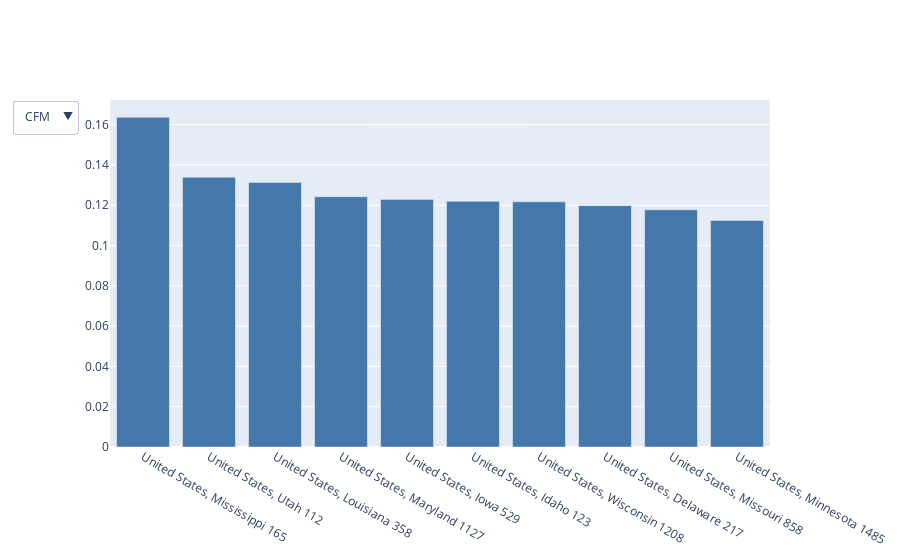

Notebook code for this chart:
### Code cell
import plotly.graph_objects as go
fig = go.Figure()
colors = ['#0000FF', '#FF0000', '#FFFF00', '#00FF00', '#800080']
fig.add_trace(go.Bar(
    x=location_grouped[location_grouped['location_users'].isin(list(cfm['location_users'][-10:]))].sort_values('is_cfm',ascending=False)['location_users'],
    y=location_grouped[location_grouped['location_users'].isin(list(cfm['location_users'][-10:]))].sort_values('is_cfm',ascending=False)['is_cfm'],
    name='CFM',
    marker_color='#4477AA'
))
fig.add_trace(go.Bar(
    x=location_grouped[location_grouped['location_users'].isin(list(exp['location_users'][-10:]))].sort_values('is_exp',ascending=False)['location_users'],
    y=location_grouped[location_grouped['location_users'].isin(list(exp['location_users'][-10:]))].sort_values('is_exp',ascending=False)['is_exp'],        
    name='EXP',
    visible=False,
    marker_color='#CCBB44'
))
fig.add_trace(go.Bar(
    x=location_grouped[location_grouped['location_users'].isin(list(xpl['location_users'][-10:]))].sort_values('is_xpl',ascending=False)['location_users'],
    y=location_grouped[location_grouped['location_users'].isin(list(xpl['location_users'][-10:]))].sort_values('is_xpl',ascending=False)['is_xpl'],
    name='XPL',
    visible=False,
    marker_color='#228833'
))
fig.add_trace(go.Bar(
    x=location_grouped[location_grouped['location_users'].isin(list(adv['location_users'][-10:]))].sort_values('is_adv',ascending=False)['location_users'],
    y=location_grouped[location_grouped['location_users'].isin(list(adv['location_users'][-10:]))].sort_values('is_adv',ascending=False)['is_adv'],
    name='ADV',
    visible=False,
    marker_color='#AA3377'
))
# create a dropdown menu to choose which category to show (default is overall)
fig.update_layout(
    updatemenus=[
        dict(
            active=0,
            buttons=list([
                dict(label="CFM",
                        method="update",
                        args=[{"visible": [True, False, False, False]},
                    ])
                    ,
                dict(label="EXP",
                        method="update",
                        args=[{"visible": [False, True, False, False]}
                           ]),
                dict(label="XPL",
                        method="update",
                        args=[{"visible": [False, False, True, False]}
                           ]),
                dict(label="ADV",
                        method="update",
                        args=[{"visible": [False, False, False, True]}
                            ]),
            ]), 
        )
    ])

fig.show()

### Figure 1 — Plotly figure (JSON) as saved in the notebook; plotly's stock layout.template omitted (floating-point values rounded to 4 significant figures)
{"data": [{"marker": {"color": "#4477AA"}, "name": "CFM", "type": "bar", "x": ["United States, Mississippi 165", "United States, Utah 112", "United States, Louisiana 358", "United States, Maryland 1127", "United States, Iowa 529", "United States, Idaho 123", "United States, Wisconsin 1208", "United States, Delaware 217", "United States, Missouri 858", "United States, Minnesota 1485"], "y": [0.1636, 0.1339, 0.1313, 0.1242, 0.1229, 0.122, 0.1217, 0.1198, 0.1177, 0.1125]}, {"marker": {"color": "#CCBB44"}, "name": "EXP", "type": "bar", "visible": false, "x": ["United States, Vermont 399", "United States, Louisiana 358", "United States, Massachusetts 3279", "United States, New Mexico 150", "United States, Missouri 858", "United States, Alabama 506", "United States, South Dakota 78", "United States, Connecticut 1383", "United States, Virginia 1778", "United States, California 5473"], "y": [0.05514, 0.0419, 0.04087, 0.04, 0.03963, 0.03953, 0.03846, 0.03543, 0.03318, 0.03307]}, {"marker": {"color": "#228833"}, "name": "XPL", "type": "bar", "visible": false, "x": ["Australia 229", "England 329", "Canada 1593", "United States, Montana 95", "United States, Oregon 773", "United States, Alaska 98", "United States, Wyoming 50", "United States, Colorado 1103", "United States, New Mexico 150", "United States, Utah 112"], "y": [0.655, 0.5836, 0.3817, 0.3368, 0.2924, 0.2857, 0.24, 0.2312, 0.2267, 0.2143]}, {"marker": {"color": "#AA3377"}, "name": "ADV", "type": "bar", "visible": false, "x": ["Australia 229", "Canada 1593", "England 329", "United States, Arkansas 181", "United States, Louisiana 358", "United States, Utah 112", "United States, Tennessee 607", "United States, Nebraska 235", "United States, North Dakota 84", "United States, South Dakota 78"], "y": [0.3886, 0.2436, 0.2432, 0.1878, 0.1872, 0.1786, 0.1746, 0.1745, 0.1667, 0.1667]}], "layout": {"updatemenus": [{"active": 0, "buttons": [{"args": [{"visible": [true, false, false, false]}], "label": "CFM", "method": "update"}, {"args": [{"visible": [false, true, false, false]}], "label": "EXP", "method": "update"}, {"args": [{"visible": [false, false, true, false]}], "label": "XPL", "method": "update"}, {"args": [{"visible": [false, false, false, true]}], "label": "ADV", "method": "update"}]}]}}
